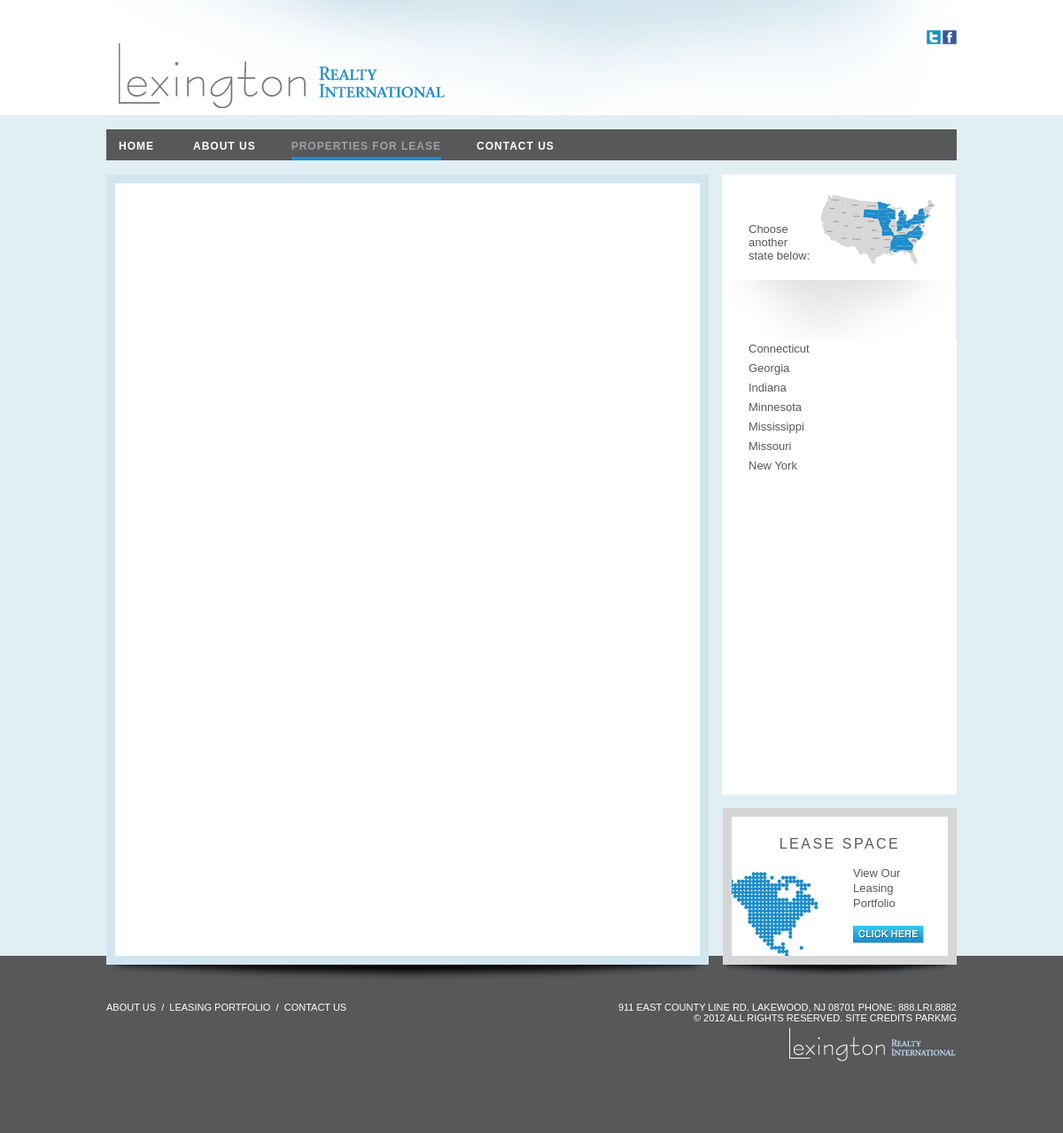
The page /properties/index.php on the database its author committed.
### tables this page shows
CREATE TABLE `us_states` (
  `states_id` int(10) NOT NULL AUTO_INCREMENT,
  `states_name` varchar(35) NOT NULL,
  `states_abbr` varchar(2) NOT NULL,
  PRIMARY KEY (`states_id`)
);

### rightnav.php (the view, shortened to what this page needs)
<div id="Rnav">
<ul>
  <?php
    $q1 = mysql_query("SELECT DISTINCT(s.states_id),s.states_name FROM properties p LEFT JOIN us_states s ON s.states_id = p.property_state ORDER BY s.states_name ASC");
    while($r1 = mysql_fetch_assoc($q1)) {
  ?>
      <li <?php if($r1['states_id'] == $s) { echo "class='lion'";} ?>><a href=""><?php echo ucfirst($r1['states_name']);?></a></li>
  <?php
    }
  ?>
</ul>
</div>

### style.css (style rules this page uses)
body { background:#e1eef4 url(images/inside_background.gif) repeat-x top; font-size:13px; font-family:Helvetica, Arial, sans-serif; padding: 0; margin: 0; }
#Rnav { line-height:22px; width:95px; }
#Rnav li { float:left; display:block; padding-left:30px; }
#Rnav li a { color:#57585a; font-size:13px; text-decoration:none; }
#center a { text-decoration:none; color:#57585a; }

### rows shown on the page
us_states: states_name "Connecticut"
us_states: states_name "Georgia"
us_states: states_name "Indiana"
us_states: states_name "Minnesota"
us_states: states_name "Mississippi"
us_states: states_name "Missouri"
us_states: states_name "New York"
